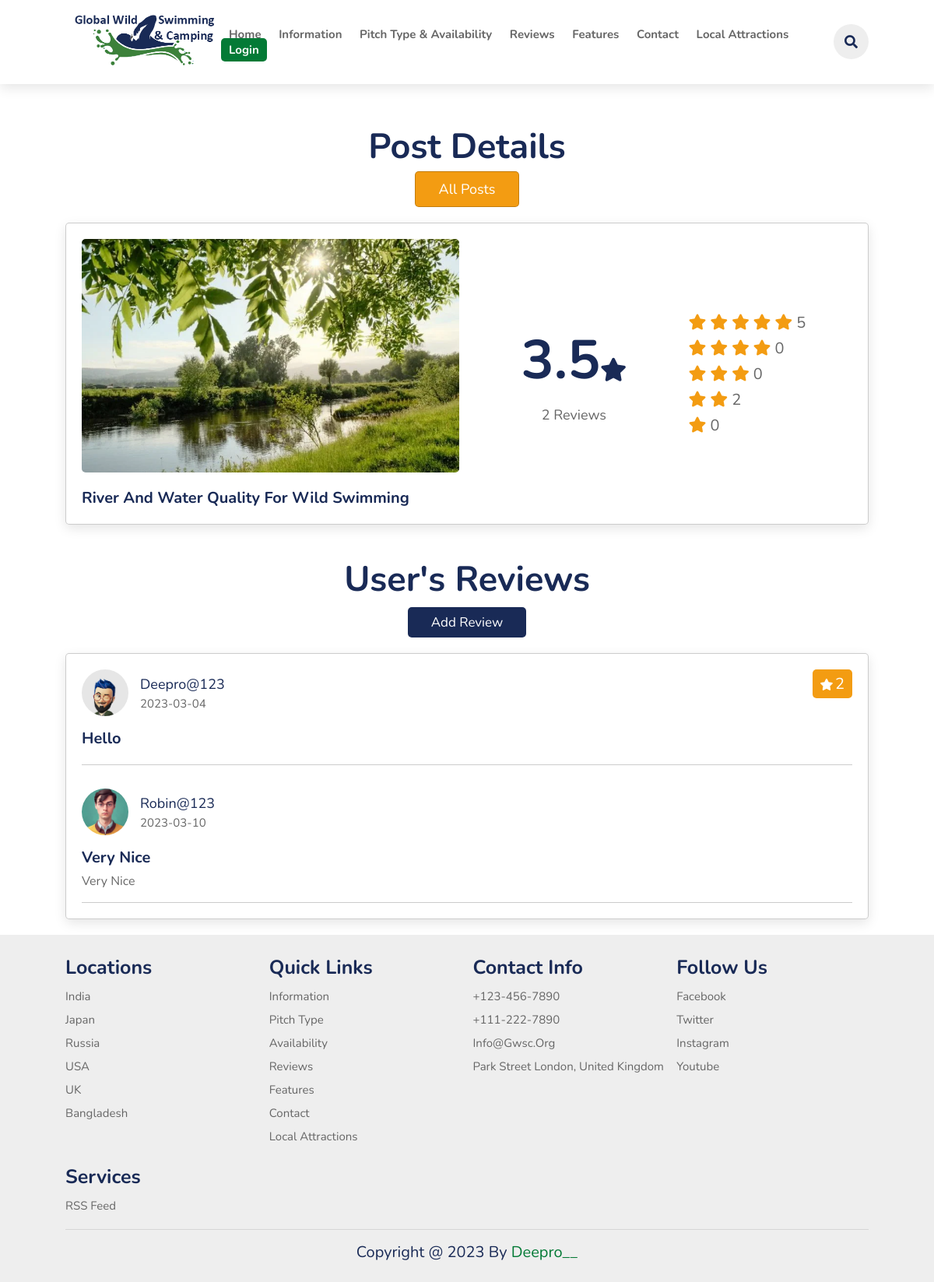
The page /view_review_post.php?get_id=sRKX0vSREJbBzO07wM1H on the database its author committed.
### tables this page shows
CREATE TABLE `posts` (
  `id` varchar(20) NOT NULL,
  `title` varchar(200) NOT NULL,
  `image` varchar(30) NOT NULL
);

CREATE TABLE `users` (
  `id` varchar(20) NOT NULL,
  `name` varchar(50) NOT NULL,
  `email` varchar(50) NOT NULL,
  `password` varchar(100) NOT NULL,
  `image` varchar(30) NOT NULL
);

CREATE TABLE `reviews` (
  `id` varchar(20) NOT NULL,
  `post_id` varchar(20) NOT NULL,
  `user_id` varchar(20) NOT NULL,
  `rating` varchar(1) NOT NULL,
  `title` varchar(50) NOT NULL,
  `description` varchar(1000) NOT NULL,
  `date` date NOT NULL DEFAULT current_timestamp()
);

### components/config.php (called while the page is built, shortened)
<?php
    if(isset($_COOKIE['user_id'])){
        $user_id = $_COOKIE['user_id'];
    }else{
        $user_id = '';
    }
?>

### view_review_post.php (the view, shortened to what this page needs)
<?php
include 'components/config.php';
if (isset($_GET['get_id'])) {
    $get_id = $_GET['get_id'];
} else {
    $get_id = '';
    header('location:review.php');
}
?>
<!DOCTYPE html>
<html lang="en">
<head>
    <link rel="stylesheet" href="https://cdn.jsdelivr.net/npm/swiper@8/swiper-bundle.min.css" />
    <link rel="stylesheet" href="https://cdnjs.cloudflare.com/ajax/libs/font-awesome/5.15.3/css/all.min.css" />
    <link rel="stylesheet" href="css/style.css">
</head>
<body>
    <?php include 'components/header.php'; ?>
    <section>
        <h3 class="sub-heading">Our Features</h3>
        <h1 class="heading">Popular features</h1>
    </section>
    <section class="view-post">
        <div class="heading">
            <h1>post details</h1> <a href="review.php" class="inline-option-btn" style="margin-top: 0;">all posts</a>
        </div>
        <?php
        $select_post = $conn->prepare("SELECT * FROM `posts` WHERE id = ? LIMIT 1");
        $select_post->execute([$get_id]);
        if ($select_post->rowCount() > 0) {
            while ($fetch_post = $select_post->fetch(PDO::FETCH_ASSOC)) {
                $total_ratings = 0;
                $rating_1 = 0;
                $rating_2 = 0;
                $rating_3 = 0;
                $rating_4 = 0;
                $rating_5 = 0;
                $select_ratings = $conn->prepare("SELECT * FROM `reviews` WHERE post_id = ?");
                $select_ratings->execute([$fetch_post['id']]);
                $total_reivews = $select_ratings->rowCount();
                while ($fetch_rating = $select_ratings->fetch(PDO::FETCH_ASSOC)) {
                    $total_ratings += $fetch_rating['rating'];
                    if ($fetch_rating['rating'] == 2) {
                        $rating_2 += $fetch_rating['rating'];
                    }
                    if ($fetch_rating['rating'] == 5) {
                        $rating_5 += $fetch_rating['rating'];
                    }
                }
                if ($total_reivews != 0) {
                    $average = round($total_ratings / $total_reivews, 1);
                } else {
                    $average = 0;
                }
        ?>
                <div class="row">
                    <div class="col">
                        <img src="uploaded_files_posts/<?= $fetch_post['image']; ?>" alt="" class="image">
                        <h3 class="title"><?= $fetch_post['title']; ?></h3>
                    </div>
                    <div class="col">
                        <div class="flex">
                            <div class="total-reviews">
                                <h3><?= $average; ?><i class="fas fa-star"></i></h3>
                                <p><?= $total_reivews; ?> reviews</p>
                            </div>
                            <div class="total-ratings">
                                <p>
                                    <i class="fas fa-star"></i>
                                    <i class="fas fa-star"></i>
                                    <i class="fas fa-star"></i>
                                    <i class="fas fa-star"></i>
                                    <i class="fas fa-star"></i>
                                    <span><?= $rating_5; ?></span>
                                </p>
                                <p>
                                    <i class="fas fa-star"></i>
                                    <i class="fas fa-star"></i>
                                    <i class="fas fa-star"></i>
                                    <i class="fas fa-star"></i>
                                    <span><?= $rating_4; ?></span>
                                </p>
                                <p>
                                    <i class="fas fa-star"></i>
                                    <i class="fas fa-star"></i>
                                    <i class="fas fa-star"></i>
                                    <span><?= $rating_3; ?></span>
                                </p>
                                <p>
                                    <i class="fas fa-star"></i>
                                    <i class="fas fa-star"></i>
                                    <span><?= $rating_2; ?></span>
                                </p>
                                <p>
                                    <i class="fas fa-star"></i>
                                    <span><?= $rating_1; ?></span>
                                </p>
                            </div>
                        </div>
                    </div>
                </div>
        <?php
            }
        } else {
            echo '<p class="empty">post is missing!</p>';
        }
        ?>
    </section>
    <section class="reviews-container">
        <div class="heading">
            <h1>user's reviews</h1> <a href="add_review.php?get_id=<?= $get_id; ?>" class="btn" style="margin-top: 0;">add review</a>
        </div>
        <div class="box-container">
            <?php
            $select_reviews = $conn->prepare("SELECT * FROM `reviews` WHERE post_id = ?");
            $select_reviews->execute([$get_id]);
            if ($select_reviews->rowCount() > 0) {
                while ($fetch_review = $select_reviews->fetch(PDO::FETCH_ASSOC)) {
            ?>
                    <div class="box" <?php if ($fetch_review['user_id'] == $user_id) {
                                            echo 'style="order: -1;"';
                                        }; ?>>
                        <?php
                        $select_user = $conn->prepare("SELECT * FROM `users` WHERE id = ?");
                        $select_user->execute([$fetch_review['user_id']]);
                        while ($fetch_user = $select_user->fetch(PDO::FETCH_ASSOC)) {
                        ?>
                            <div class="user">
                                <?php if ($fetch_user['image'] != '') { ?>
                                    <img src="user_uploaded_files/<?= $fetch_user['image']; ?>" alt="">
                                <?php } else { ?>
                                    <h3><?= substr($fetch_user['name'], 0, 1); ?></h3>
                                <?php }; ?>
                                <div>
                                    <p><?= $fetch_user['name']; ?></p>
                                    <span><?= $fetch_review['date']; ?></span>
                                </div>
                            </div>
                        <?php }; ?>
                        <div class="ratings">
                            <?php if ($fetch_review['rating'] == 2) { ?>
                                <p style="background:var(--orange);"><i class="fas fa-star"></i> <span><?= $fetch_review['rating']; ?></span></p>
                            <?php }; ?>
                            <?php if ($fetch_review['rating'] == 5) { ?>
                                <p style="background:var(--main-color);"><i class="fas fa-star"></i> <span><?= $fetch_review['rating']; ?></span></p>
                            <?php }; ?>
                        </div>
                        <h3 class="title"><?= $fetch_review['title']; ?></h3>
                        <?php if ($fetch_review['description'] != '') { ?>
                            <p class="description"><?= $fetch_review['description']; ?></p>
                        <?php }; ?>
                    </div>
            <?php
                }
            } else {
                echo '<p class="empty">no reviews added yet!</p>';
            }
            ?>
        </div>
    </section>
    <?php include 'components/footer.php'; ?>
</body>
</html>

### css/style.css (style rules this page uses)
:root { --green: #047a36; --black: #192a56; --red: #eb4d4b; --orange: #f39c12; --light-color: #666; --gray-color: #c9c6c6; --box-shadow: 0 .5rem 1.5rem rgba(0, 0, 0, .1); --green-gradient: rgb(6, 129, 57); --white: #fff; --border: .1rem solid rgba(0, 0, 0, .2); }
* { font-family: 'Nunito', sans-serif; margin: 0; padding: 0; box-sizing: border-box; text-decoration: none; outline: none; border: none; text-transform: capitalize; transition: all .2s linear; }
html { font-size: 62.5%; overflow-x: hidden; scroll-padding-top: 5.5rem; scroll-behavior: smooth; }
section { padding: 2rem 7%; }
.sub-heading { text-align: center; color: var(--green); font-size: 2rem; padding-top: 1rem; }
.heading { text-align: center; color: var(--black); font-size: 3rem; padding-bottom: 2rem; text-transform: uppercase; }
.btn { margin-top: 1rem; display: inline-block; font-size: 1.7rem; color: #fff; background: var(--black); border-radius: .5rem; cursor: pointer; padding: .8rem 3rem; }
.inline-btn, .inline-delete-btn, .inline-option-btn { display: inline-block; }
.delete-btn, .option-btn, .inline-btn, .inline-delete-btn, .inline-option-btn { margin-top: 1rem; text-align: center; padding: 1rem 3rem; font-size: 1.8rem; border-radius: .5rem; border: var(--border); color: var(--white); cursor: pointer; text-transform: capitalize; }
.option-btn, .inline-option-btn { background-color: var(--orange); }
.view-post .row { display: flex; align-items: center; flex-wrap: wrap; gap: 2rem; background-color: var(--white); box-shadow: var(--box-shadow); border: var(--border); background-color: var(--white); padding: 2rem; border-radius: .5rem; }
.view-post .row .col { flex: 1 1 40rem; }
.view-post .row .col .image { width: 100%; height: 30rem; border-radius: .5rem; object-fit: cover; margin-bottom: 1.5rem; }
.view-post .row .col .title { font-size: 2rem; color: var(--black); }
.view-post .row .col .flex { display: flex; flex-wrap: wrap; gap: 2rem; align-items: center; justify-content: space-evenly; }
.view-post .row .col .flex .total-reviews { text-align: center; }
.view-post .row .col .flex .total-reviews h3 { font-size: 7rem; color: var(--black); }
.view-post .row .col .flex .total-reviews i { font-size: 3rem; }
.view-post .row .col .flex .total-reviews p { font-size: 1.8rem; color: var(--light-color); padding-top: 1rem; }
.view-post .row .col .flex .total-ratings { font-size: 2rem; }
.view-post .row .col .flex .total-ratings p { padding: .3rem 0; }
.view-post .row .col .flex .total-ratings p i { color: var(--orange); }
.view-post .row .col .flex .total-ratings p span { color: var(--light-color); }
.reviews-container .box-container { display: grid; row-gap: 3rem; background-color: var(--white); box-shadow: var(--box-shadow); border: var(--border); border-radius: .5rem; padding: 2rem; }
.reviews-container .box-container .box { border-bottom: var(--border); overflow-x: hidden; padding-bottom: 1.5rem; position: relative; }
.reviews-container .box-container .box .user { display: flex; align-items: center; gap: 1.5rem; margin-bottom: 1rem; }
.reviews-container .box-container .box .user img { height: 6rem; width: 6rem; border-radius: 50%; object-fit: cover; }
.reviews-container .box-container .box .user p { font-size: 1.8rem; color: var(--black); text-overflow: ellipsis; overflow-x: hidden; padding-bottom: .3rem; }
.reviews-container .box-container .box .user span { color: var(--light-color); font-size: 1.5rem; }
.reviews-container .box-container .box .ratings { position: absolute; top: 0; right: 0; z-index: 10; }
.reviews-container .box-container .box .ratings p { border-radius: .5rem; color: var(--white); padding: .5rem 1rem; }
.reviews-container .box-container .box .ratings p span { font-size: 2rem; }
.reviews-container .box-container .box .ratings p i { font-size: 1.5rem; }
.reviews-container .box-container .box .title { font-size: 2rem; color: var(--black); padding: .5rem 0; }
.reviews-container .box-container .box .description { font-size: 1.6rem; white-space: pre-line; color: var(--light-color); line-height: 1.5; }

### rows shown on the page
posts: image (picture), title "River And Water Quality For Wild Swimming", average "3.5", total_reivews "2", rating_5 "5", rating_4 "0", rating_3 "0", rating_2 "2", rating_1 "0"
reviews: date "2023-03-04", rating "2", title "Hello"
users: image (picture), name "Deepro@123"
reviews: date "2023-03-10", title "Very Nice", description "Very Nice"
users: image (picture), name "Robin@123"
